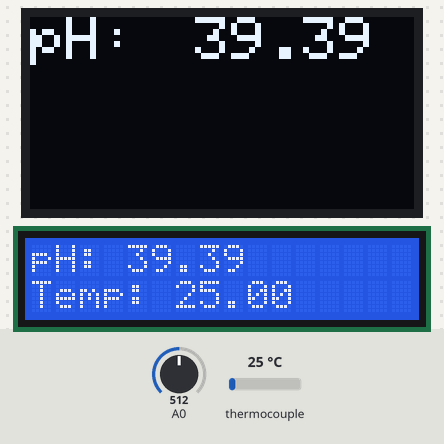
Recording of a sketch running on a simulated Arduino Uno, built with avr-gcc and run on an emulated ATmega328P. On the bench: 128×64 one-colour display, 16×2 character LCD. The test bench sets the inputs (shaded band); at power-on: A0 = 512, thermocouple 25 °C. What the sketch prints to the serial monitor is not drawn.

Above: at 2.3 s.
2.4 s: A0 set to 716
At 3.8 s:
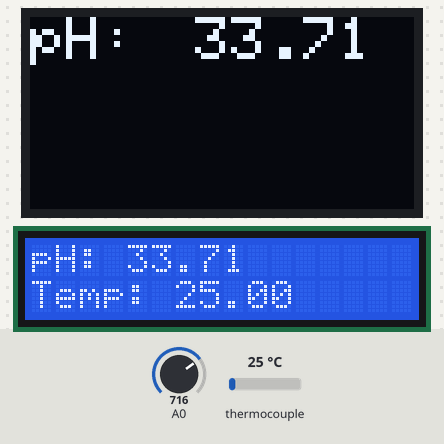
4.2 s: thermocouple set to 6 °C
At 6.0 s:
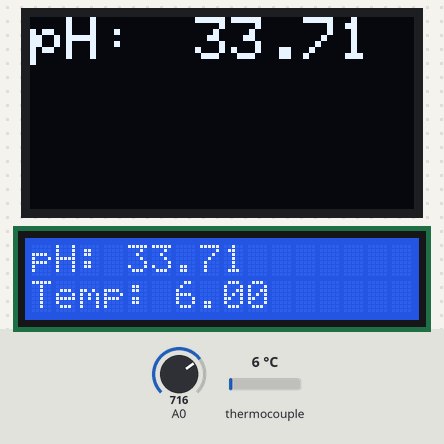
6.9 s: thermocouple set to 75 °C
At 9.3 s:
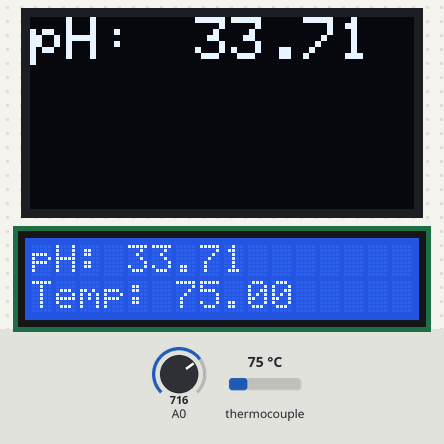
9.6 s: A0 set to 900
At 11.6 s:
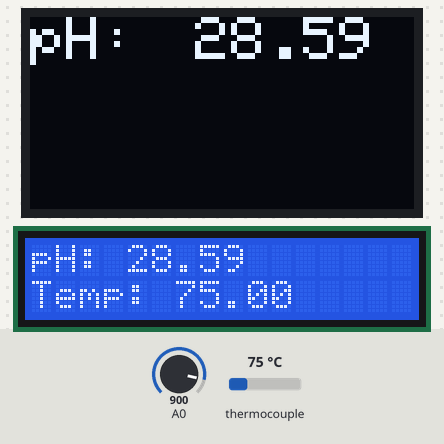
12.2 s: thermocouple set to 150 °C
At 13.9 s:
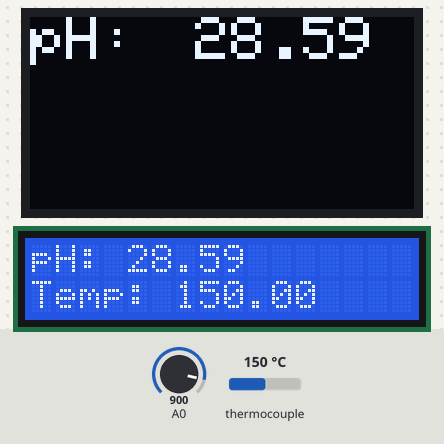
14.9 s: A0 set to 1023
At 17.3 s:
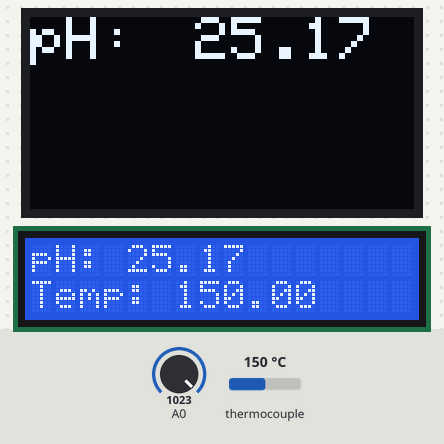
Timing chart, 0 to 18.6 s (numbered marks = the images above; inputs shaded):
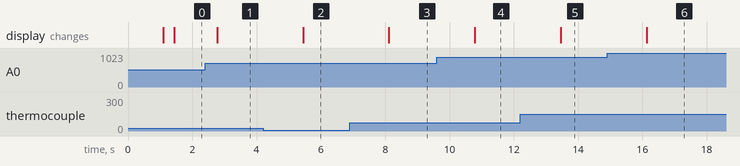

Measured:
- after the input at 2.4 s, the display: changes after 0.37 s (image 1)
- after the input at 4.2 s, the display: changes after 1.2 s (image 2)
- after the input at 6.9 s, the display: changes after 1.2 s (image 3)
- after the input at 9.6 s, the display: changes after 1.2 s (image 4)
- after the input at 12.2 s, the display: changes after 1.3 s (image 5)
- after the input at 14.9 s, the display: changes after 1.2 s (image 6)

The sketch:

LCD16X2_MAX6675.ino
```cpp
#include <Wire.h>
#include <Adafruit_GFX.h>
#include <Adafruit_SSD1306.h>
#include <max6675.h>
#include <LiquidCrystal.h>

// Calibración del valor de pH
float calibration_value = 54.34 - 0.7;
int phval = 0;
unsigned long int avgval;
int buffer_arr[10], temp;
float ph_act;

// Definiciones para el display OLED
#define SCREEN_WIDTH 128
#define SCREEN_HEIGHT 64
#define OLED_RESET -1
Adafruit_SSD1306 display(SCREEN_WIDTH, SCREEN_HEIGHT, &Wire, OLED_RESET);

// Pines para el sensor de temperatura MAX6675
#define CONFIG_TCSCK_PIN 10  // SPI SCK
#define CONFIG_TCCS_PIN  9  // SPI CS
#define CONFIG_TCDO_PIN  8  // SPI SO
MAX6675 thermocouple(CONFIG_TCSCK_PIN, CONFIG_TCCS_PIN, CONFIG_TCDO_PIN);

// Pines para el LCD
LiquidCrystal lcd(7, 6, 5, 4, 3, 2);

void setup() {
    Wire.begin();
    Serial.begin(9600);

    // Inicializar OLED
    display.begin(SSD1306_SWITCHCAPVCC, 0x3C);
    display.clearDisplay();
    display.setTextColor(WHITE);

    // Inicializar LCD
    lcd.begin(16, 2);
    lcd.clear();
    lcd.print(F("Sensores Iniciados"));
    delay(1000);
    lcd.clear();
}

void loop() {
    // Leer pH
    for (int i = 0; i < 10; i++) {
        buffer_arr[i] = analogRead(A0);
        delay(30);
    }
    for (int i = 0; i < 9; i++) {
        for (int j = i + 1; j < 10; j++) {
            if (buffer_arr[i] > buffer_arr[j]) {
                temp = buffer_arr[i];
                buffer_arr[i] = buffer_arr[j];
                buffer_arr[j] = temp;
            }
        }
    }
    avgval = 0;
    for (int i = 2; i < 8; i++) {
        avgval += buffer_arr[i];
    }
    float volt = (float)avgval * 5.0 / 1024 / 6;
    ph_act = -5.70 * volt + calibration_value;

    // Leer temperatura
    double temperature = thermocouple.readCelsius();

    // Mostrar pH y temperatura en Serial
    Serial.print(ph_act);
    Serial.print(",");
    Serial.println(temperature);

    // Mostrar pH y temperatura en LCD
    lcd.clear();
    lcd.setCursor(0, 0);
    lcd.print("pH: ");
    lcd.print(ph_act);
    lcd.setCursor(0, 1);
    lcd.print("Temp: ");
    lcd.print(temperature);

    // Mostrar pH en OLED
    display.clearDisplay();
    display.setTextSize(2);
    display.setCursor(0, 0);
    display.print("pH:");
    display.setCursor(55, 0);
    display.print(ph_act);
    display.display();

    // Esperar un segundo entre lecturas
    delay(1000);
}
```
